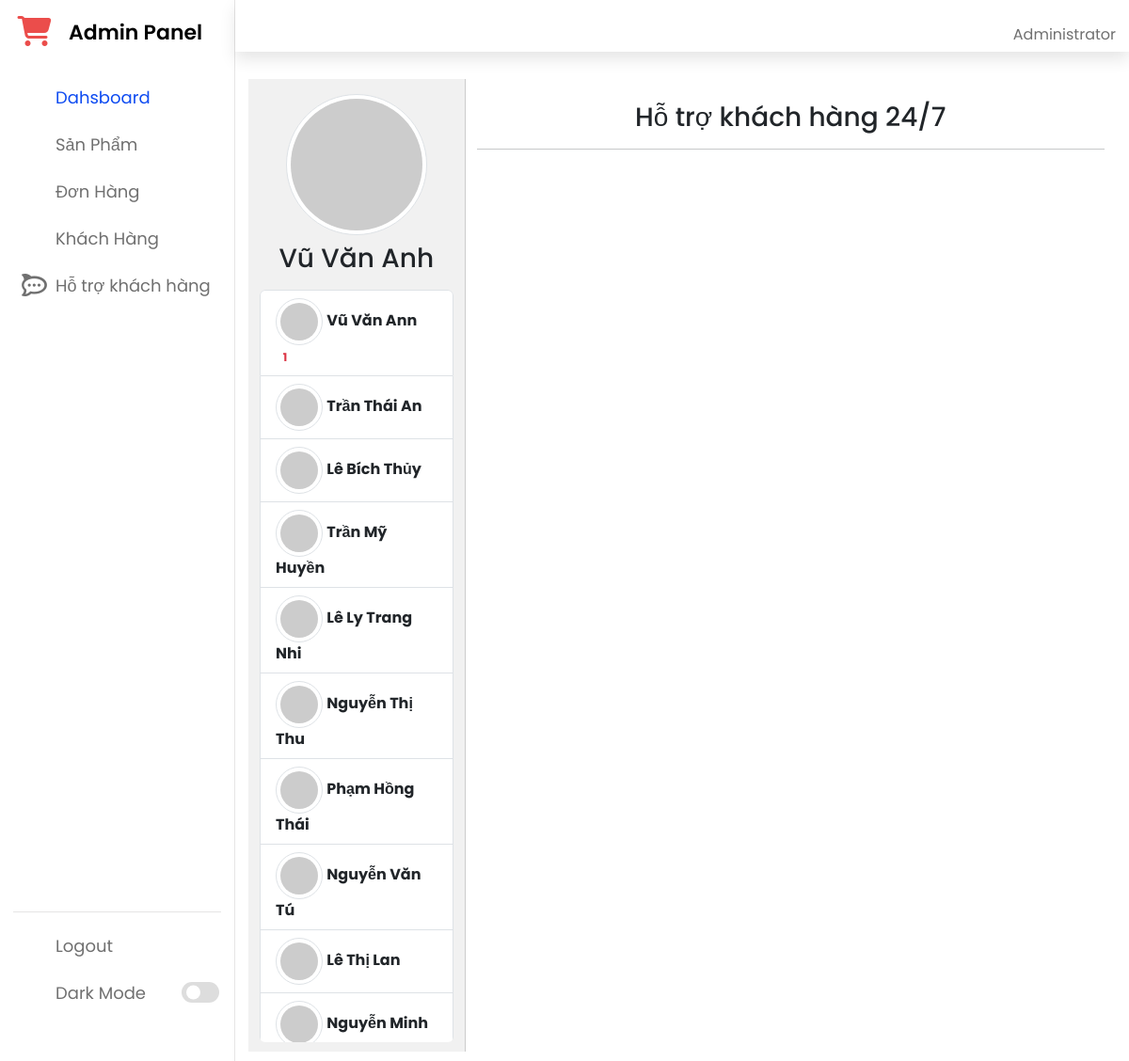
Page /admin/SupportCustomer.php (signed in) on the committed database.
### tables this page shows
CREATE TABLE `tbl_account_details` (
  `account_id` int NOT NULL,
  `customer_name` varchar(50) NOT NULL,
  `gender` varchar(10) DEFAULT NULL,
  `date_of_birth` date DEFAULT NULL,
  `address` varchar(50) DEFAULT NULL,
  `phone` char(11) DEFAULT NULL,
  `email` varchar(50) NOT NULL
);

### admin/SupportCustomer.php (the view, shortened to what this page needs)
<?php require_once('header.php'); ?>
<div class="container-fluid">
    <div class="row">
        <div class="col-lg-3 col-md-4 col-sm-5" style="background-color: #f1f1f1; border-right:1px solid #ccc;">
            <div class="mt-3 mb-3 text-center">
                <img src="https://ui-avatars.com/api/?name=V" class="img-fluid rounded-circle img-thumbnail" width="150">
                <h3 class="mt-2"><?php echo $_SESSION['user']['customer_name'] ?></h3>
            </div>
            <?php
            $query = "SELECT
            a.account_id,
            customer_name,
            (SELECT COUNT(*)
             FROM tbl_chat_message
             WHERE customer_id = a.account_id
               AND status = 'No') AS count_status
          FROM tbl_account a
          JOIN tbl_account_details ad ON a.account_id = ad.account_id
          WHERE account_type = 'user'";
            $statement = $pdo->prepare($query);
            $statement->execute();
            $user_data = $statement->fetchAll(PDO::FETCH_ASSOC);
            ?>
            <div class="list-group" style=" max-height: 100vh; margin-bottom: 10px; overflow-y:scroll; -webkit-overflow-scrolling: touch;">
                <?php
                foreach ($user_data as $user) {
                    $countStatus = intval($user['count_status']);
                    if ($countStatus > 0) {
                        $total_unread_message = '<span class="badge badge-danger badge-pill text-danger">' . $countStatus . '</span>';
                    } else {
                        $total_unread_message = '';
                    }
                    echo "
                        <a class='list-group-item list-group-item-action select_user' style='cursor:pointer' data-userid = '" . $user['account_id'] . "'>
                            <img src='https://ui-avatars.com/api/?name=" . $user["customer_name"] . "' class='img-fluid rounded-circle img-thumbnail' width='50' />
                            <span class='ml-1'>
                                <strong>
                                    <span id='list_user_name_" . $user["account_id"] . "'>" . $user['customer_name'] . "</span>
                                    <span id='userid_" . $user['account_id'] . "'>" . $total_unread_message . "</span>
                                </strong>
                            </span>
                            <span class='mt-2 float-right' id='userstatus_" . $user['account_id'] . "'></span>
                        </a>
                        ";
                }
                ?>
            </div>
        </div>
        <div class="col-lg-9 col-md-8 col-sm-7">
            <br />
            <h3 class="text-center">Hỗ trợ khách hàng 24/7</h3>
            <hr />
            <br />
        </div>
    </div>
</div>
<?php require_once('footer.php'); ?>

### admin/header.php (shortened to what this page needs)
<!DOCTYPE html>
<html lang="en">
<head>
    <link rel="stylesheet" href="./assets/css/bootstrap.min.css" />
    <link rel="stylesheet" href="./assets/css/admin.min.css">
    <link rel="stylesheet" href="https://site-assets.fontawesome.com/releases/v6.5.2/css/all.css">
    <link rel="stylesheet" href="https://site-assets.fontawesome.com/releases/v6.5.2/css/sharp-thin.css">
    <link rel="stylesheet" href="https://site-assets.fontawesome.com/releases/v6.5.2/css/sharp-solid.css">
    <link rel="stylesheet" href="https://site-assets.fontawesome.com/releases/v6.5.2/css/sharp-regular.css">
    <link rel="stylesheet" href="https://site-assets.fontawesome.com/releases/v6.5.2/css/sharp-light.css">
    <link rel="stylesheet" href="https://cdnjs.cloudflare.com/ajax/libs/parsley.js/2.9.2/parsley.css">
</head>
<body>
    <nav>
        <div class="logo-name">
            <div class="logo-image">
                <a href="../shop"><i class="fas fa-shopping-cart"></i></a>
            </div>
            <span class="logo_name">Admin Panel</span>
        </div>
        <div class="menu-items">
            <ul class="nav-links">
                <li>
                    <a href="#" class="active">
                        <i class="fa-light fa-house"></i>
                        <span class="link-name">Dahsboard</span>
                    </a>
                </li>
                <li>
                    <a href="#">
                        <i class="fa-light fa-boxes-stacked"></i>
                        <span class="link-name">Sản Phẩm</span>
                    </a>
                </li>
                <li>
                    <a href="./order-management.php">
                        <i class="fa-light fa-cart-shopping"></i>
                        <span class="link-name">Đơn Hàng</span>
                    </a>
                </li>
                <li>
                    <a href="./customer.php">
                        <i class="fa-light fa-user"></i>
                        <span class="link-name">Khách Hàng</span>
                    </a>
                </li>
                <li>
                    <a href="./SupportCustomer.php">
                        <i class="fa-brands fa-rocketchat"></i>
                        <span class="link-name">Hỗ trợ khách hàng</span>
                    </a>
                </li>
            </ul>
            <ul class="logout-mode">
                <li>
                    <a href="../shop/logout.php" id="logout-link">
                        <i class="fa-light fa-arrow-right-from-bracket"></i>
                        <span class="link-name" onclick="">Logout</span>
                    </a>
                </li>
                <li class="mode">
                    <a href="#">
                        <i class="fa-light fa-moon"></i>
                        <span class="link-name">Dark Mode</span>
                    </a>
                    <div class="mode-toggle">
                        <span class="switch"></span>
                    </div>
                </li>
            </ul>
        </div>
    </nav>
    <section class="dashboard">
        <div class="top">
            <div class="admin-profile">
                <div class="icons">
                    <i class="fa-light fa-envelope"></i>
                    <i class="fa-light fa-bell"></i>
                </div>
                <img src="https://raw.githubusercontent.com/anhvu13/fashion.github.io/main/profiles.svg" alt="">
                <p style="color: var(--black-light-color);">Administrator</p>
            </div>
        </div>
        <div id="dashboard" class="dash-content">

### admin/footer.php (shortened to what this page needs)
		</div>
		</section>
	</body>
</html>

### rows in the picture
tbl_account_details: customer_name "Vũ Văn Ann", countStatus "1"
tbl_account_details: customer_name "Trần Thái An"
tbl_account_details: customer_name "Lê Bích Thủy"
tbl_account_details: customer_name "Trần Mỹ Huyền"
tbl_account_details: customer_name "Lê Ly Trang Nhi"
tbl_account_details: customer_name "Nguyễn Thị Thu"
tbl_account_details: customer_name "Phạm Hồng Thái"
tbl_account_details: customer_name "Nguyễn Văn Tú"
tbl_account_details: customer_name "Lê Thị Lan"
tbl_account_details: customer_name "Nguyễn Minh…"

### other values in the picture
$_SESSION['user']['customer_name'] "Vũ Văn Anh"
